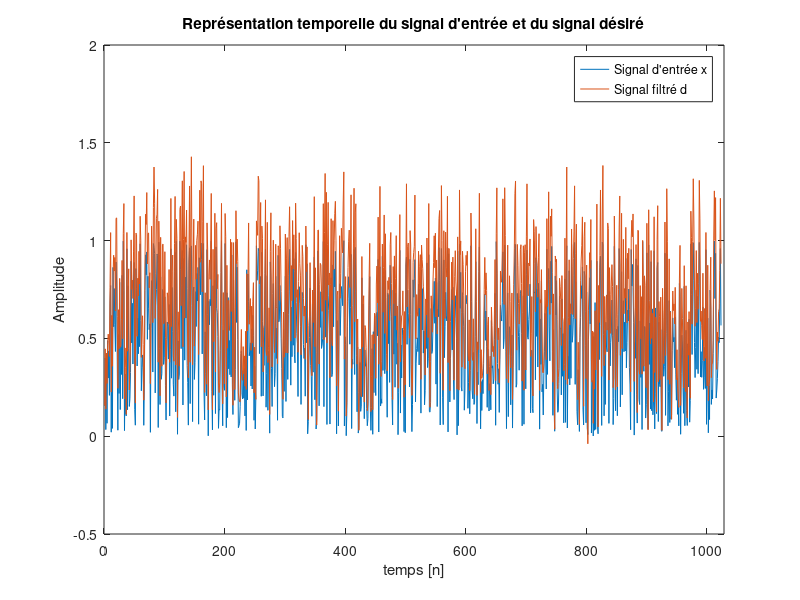

Reproduce this figure in MATLAB. (Note: this script raises an error after producing the figure.)
close all;
clear all;
clc;

%% Génération des signaux
N = 1024;

x=rand(N,1);

h = [1;0.3;-0.1;0.2];

d = filter(h,1,x);


plot(x)
hold on
plot(d)
legend("Signal d'entrée x","Signal filtré d")
xlim([0;N+5])
title("Représentation temporelle du signal d'entrée et du signal désiré")
xlabel("temps [n]")
ylabel("Amplitude")

%% Mise en oeuvre LMS

close all;
clc;

P = 5;
mu = 0.05;

[W,y,e] = algolms(x,d,P,mu);

figure()
plot(d,"blue","LineWidth",1.1)
hold on 
plot(y,"green","LineWidth",1.1)
hold on 
plot(e,"red","LineWidth",1.1)
legend("Signal désiré","Signal de sortie","Erreur")
xlabel("Temps [n]")
ylabel("Amplitude")
xlim([0;N+5])
title("Représentation temporelle du signal de sortie et du signal désiré et de l'erreur")

figure()
subplot(221)
plot(ones(N,1)*h(1))
hold on
plot(W(1,:))
xlabel("Temps [n]")
ylabel("Amplitude")
xlim([0;N+5])
legend("Coeff idéal","Coeff obtenu")
title("Evolution de h1")

subplot(222)
plot(ones(N,1)*h(2))
hold on
plot(W(2,:))
xlabel("Temps [n]")
ylabel("Amplitude")
xlim([0;N+5])
legend("Coeff idéal","Coeff obtenu")
title("Evolution de h2")

subplot(223)
plot(ones(N,1)*h(3))
hold on
plot(W(3,:))
xlabel("Temps [n]")
ylabel("Amplitude")
xlim([0;N+5])
legend("Coeff idéal","Coeff obtenu")
title("Evolution de h3")

subplot(224)
plot(ones(N,1)*h(4))
hold on
plot(W(4,:))
xlabel("Temps [n]")
ylabel("Amplitude")
xlim([0;N+5])
legend("Coeff idéal","Coeff obtenu")
title("Evolution de h4")

figure()
plot(ones(N,1)*0)
hold on
plot(W(5,:))
xlabel("Temps [n]")
ylabel("Amplitude")
xlim([0;N+5])
legend("Coeff idéal","Coeff obtenu")
title("Evolution de h5")


%% Test de l'algo LMS

clc;
close all;

N=1024;
mu = 0.01;
x = randn(N,1);
noise = 0.1*randn(N,1);

h1 = fir1(4,(0.5));
d = filter(h1,1,x)+noise;
[w,y,e] = algolms(x,d,5,mu);
h2 = fir1(9,(0.5));
d = filter(h2,1,x)+noise;
[w,y,e2] = algolms(x,d,10,mu);
h3 = fir1(19,(0.5));
d = filter(h3,1,x)+noise;
[w,y,e3] = algolms(x,d,20,mu);

figure()
subplot(311)
plot(e)
ylim([-1.5,1.5])
xlim([0;N+5])
title("P = 5")
xlabel("Temps [n]")
ylabel("Amplitude")
subplot(312)
plot(e2)
xlim([0;N+5])
ylim([-1.5,1.5])
title("P = 10")
xlabel("Temps [n]")
ylabel("Amplitude")
subplot(313)
plot(e3)
ylim([-1.5,1.5])
xlim([0;N+5])
title("P = 20")
xlabel("Temps [n]")
ylabel("Amplitude")
sgtitle("Erreurs pour différents ordres de filtre, mu=0.01")



h1 = fir1(9,(0.5));
d = filter(h1,1,x)+noise;
[w,y,e] = algolms(x,d,10,mu);
h2 = fir1(9,(0.5));
d = filter(h2,1,x)+noise;
[w,y,e2] = algolms(x,d,10,5*mu);
h3 = fir1(9,(0.5));
d = filter(h3,1,x)+noise;
[w,y,e3] = algolms(x,d,10,10*mu);

figure()
subplot(311)
plot(e)
ylim([-1.5,1.5])
xlim([0;N+5])
title("mu=0.01")
xlabel("Temps [n]")
ylabel("Amplitude")
subplot(312)
plot(e2)
xlim([0;N+5])
ylim([-1.5,1.5])
title("mu = 0.05")
xlabel("Temps [n]")
ylabel("Amplitude")
subplot(313)
plot(e3)
ylim([-1.5,1.5])
xlim([0;N+5])
title("mu = 0.1")
xlabel("Temps [n]")
ylabel("Amplitude")
sgtitle("Erreurs pour différents mu, P=10")



%% Signal audio avec une voix

clc;
close all;

mu = 0.01;


[x,Fs]=audioread("Voix1.wav");
%sound(x,Fs)
h_salle = importdata("Rep.dat");

s = filter(h_salle,1,x);
%sound(s,Fs)


noise = 0.1*randn(length(x),1);
s2 = s + noise;



figure()
subplot(211)
hold on
plot(x)
plot(s)
hold off
xlim([0 length(x)+5])
xlabel("Temps [n]")
ylabel("Amplitude")
legend("Signal vocal d'entrée","Signal filtré")
subplot(212)

hold on
plot(x)
plot(s2)
hold off
xlim([0 length(x)+5])
xlabel("Temps [n]")
ylabel("Amplitude")
legend("Signal vocal d'entrée","Signal filtré bruité")

sgtitle("Comparaison du signal de la voix d'entrée de la voix filtrée et de la voix filtrée bruité")

[~, y_lms, sortie] = algolms(s2, x, 200, mu);

figure()
subplot(211)
plot(x)
title("Signal d'origine")
xlabel("Temps [n]")
ylabel("Amplitude")
ylim([-1 1])
xlim([0 length(x)+5])
subplot(212)
plot(sortie)
ylim([-1 1])
xlim([0 length(x)+5])
title("Signal d'erreur du LMS")
xlabel("Temps [n]")
ylabel("Amplitude")
sgtitle("Comparaison du signal d'entrée et le signal d'erreur renvoyé par le LMS")

%% Signal Audio avec deux voix
clc;
close all;


load farspeech
load nearspeech
h_salle = importdata("Rep.dat");

x_filt = filter(h_salle, 1, x);

dialogue = v + x_filt;
P1 = 1000;
P2 = 500;
mu1 = 0.1;
mu2 = 0.01;
[~, y, sortie] = algolms(x, dialogue, P1, mu1);

figure()
subplot(311)
plot(y)
xlim([0 length(x)+5])
xlabel("Temps [n]")
ylabel("Amplitude")
title("Signal d'entrée (en A)")
subplot(312)
plot(dialogue)
xlim([0 length(x)+5])
xlabel("Temps [n]")
ylabel("Amplitude")
title("Signal de référence (Entrée en B)")
subplot(313)
plot(sortie)
xlim([0 length(x)+5])
xlabel("Temps [n]")
ylabel("Amplitude")
title("Signal d'erreur (Renvoyé dans la salle A)")
sgtitle("Comparaison des différents signaux mis en jeu, P=1000;mu=0.1")

[~, y, sortie] = algolms(x, dialogue, P2, mu1);

figure()
subplot(311)
plot(y)
xlim([0 length(x)+5])
xlabel("Temps [n]")
ylabel("Amplitude")
title("Signal d'entrée (en A)")
subplot(312)
plot(dialogue)
xlim([0 length(x)+5])
xlabel("Temps [n]")
ylabel("Amplitude")
title("Signal de référence (Entrée en B)")
subplot(313)
plot(sortie)
xlim([0 length(x)+5])
xlabel("Temps [n]")
ylabel("Amplitude")
title("Signal d'erreur (Renvoyé dans la salle A)")
sgtitle("Comparaison des différents signaux mis en jeu, P=500;mu=0.1")

[~, y, sortie] = algolms(x, dialogue, P1, mu2);

figure()
subplot(311)
plot(y)
xlim([0 length(x)+5])
xlabel("Temps [n]")
ylabel("Amplitude")
title("Signal d'entrée (en A)")
subplot(312)
plot(dialogue)
xlim([0 length(x)+5])
xlabel("Temps [n]")
ylabel("Amplitude")
title("Signal de référence (Entrée en B)")
subplot(313)
plot(sortie)
xlim([0 length(x)+5])
xlabel("Temps [n]")
ylabel("Amplitude")
title("Signal d'erreur (Renvoyé dans la salle A)")
sgtitle("Comparaison des différents signaux mis en jeu, P=1000;mu=0.01")

[~, y, sortie] = algolms(x, dialogue, P2, mu2);

figure()
subplot(311)
plot(y)
xlim([0 length(x)+5])
xlabel("Temps [n]")
ylabel("Amplitude")
title("Signal d'entrée (en A)")
subplot(312)
plot(dialogue)
xlim([0 length(x)+5])
xlabel("Temps [n]")
ylabel("Amplitude")
title("Signal de référence (Entrée en B)")
subplot(313)
plot(sortie)
xlim([0 length(x)+5])
xlabel("Temps [n]")
ylabel("Amplitude")
title("Signal d'erreur (Renvoyé dans la salle A)")
sgtitle("Comparaison des différents signaux mis en jeu, P=500;mu=0.01")
